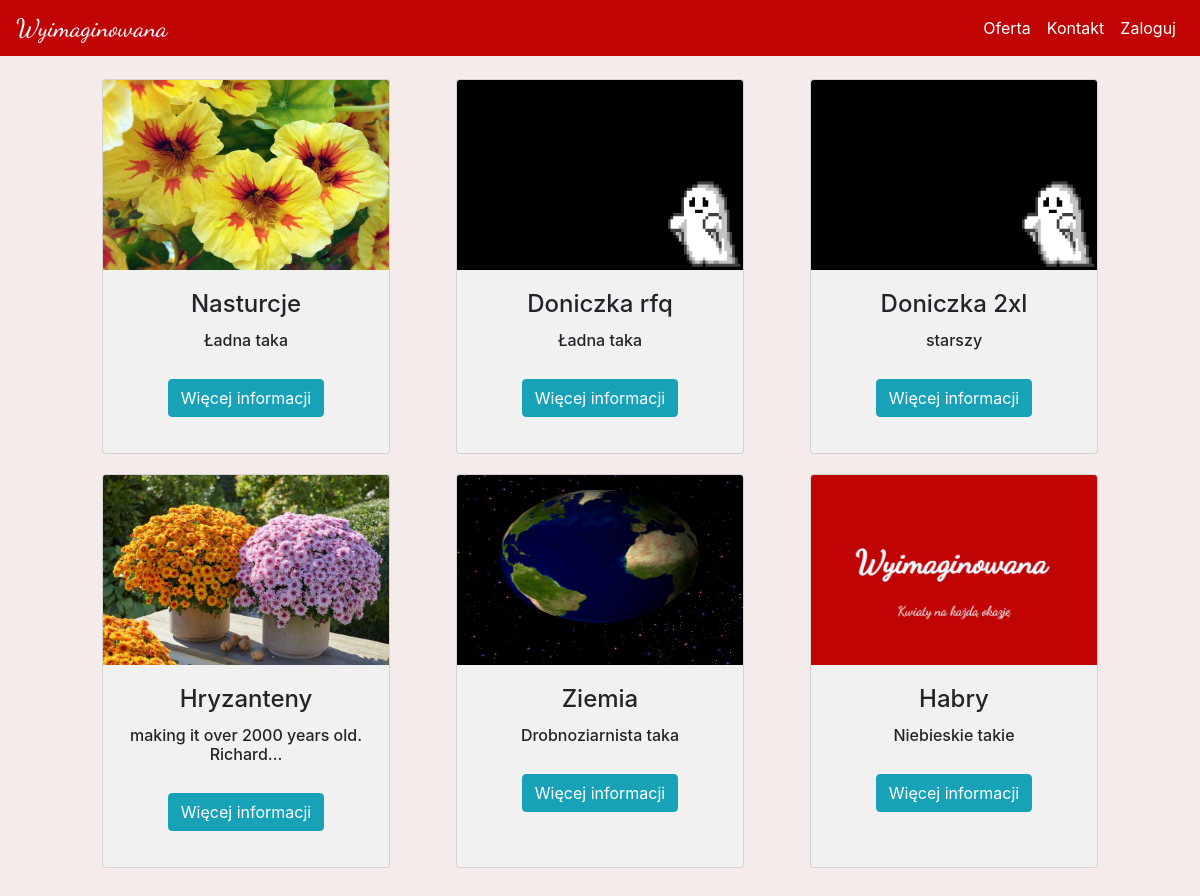
Page /oferta/Kwiaty/1 on the committed database.
### kwiaciarnia/models.py (models this page shows)
class Products(db.Model):
    id = db.Column(db.Integer(), primary_key=True)
    category = db.Column(db.Integer(), db.ForeignKey('product_category.id'))
    name = db.Column(db.String(), unique=True)
    description = db.Column(db.String())
    price = db.Column(db.Integer())

### kwiaciarnia/routes.py (the view, shortened to what this page needs)
@app.route('/oferta/<cat_name>/<id>', methods=["GET", "POST"])
def products(cat_name, id):
    products = Products.query.filter_by(category=id).all()
    products_category = Product_category.query.filter_by(name=cat_name).first()
    form = OrderForm()
    return render_template('products.html', products=products, products_category=products_category, form=form)

### kwiaciarnia/templates/products.html (shortened to what this page needs)
{% extends 'base.html' %}
{% block content %}
<div class="scrollmenu scrolly">
  {% for product in products %}
    <div class="card max-height padding-btm" style="width: 18rem;">
      {% if product.category == products_category.id %}
        <img class="card-img-top card-colour img-size" src="/static/uploads/products/{{product.id}}.png" alt="{{product.name}}" onerror="this.onerror=null;this.src='/static/uploads/logo/filler.png';">
      {% endif %}
      <div class="card-body padding-btm">
        <h4 class="card-title">{{product.name}}</h4>
        <h6 class="card-text">{{product.description|truncate(50)}}</h6>
        <button type="button" class="btn btn-info" data-toggle="modal" data-target="#Modal-MoreInfo-{{ product.id }}">
          Więcej informacji
        </button>
      </div>
    </div>
  {% endfor %}
</div>
{% endblock %}

### kwiaciarnia/templates/base.html (shortened to what this page needs)
<!doctype html>
<html lang="en">
  <head>
    <link rel="stylesheet" href="https://cdn.jsdelivr.net/npm/bootstrap@4.3.1/dist/css/bootstrap.min.css">
    <link rel="stylesheet" href="{{ url_for('static', filename='styles/main.css') }}">
  </head>
  <body>
    <div id="uno">
      {% include 'includes/navbar.html' %}
    </div>
    <div id="duo" class="position-relative overflow-hidden p-3 p-md-5 m-md-3 text-center">
      {% block content %}
      {% endblock %}
    </div>
  </body>
</html>

### kwiaciarnia/templates/includes/navbar.html (shortened to what this page needs)
<nav class="navbar navbar-expand-md nav_bar navbar-dark ">
    <a class="navbar-brand" href="{{ url_for('home') }}">{% include 'includes/logo.html' %}</a>
    <div class="collapse navbar-collapse" id="navbarNav">
      <ul class="navbar-nav ml-auto">
        <li class="nav-item active">
            <a class="nav-link" href="{{ url_for('products_categories') }}">Oferta</a>
        </li>
        <li class="nav-item active">
            <a class="nav-link" href="{{ url_for('contact') }}">Kontakt</a>
        </li>
        {% if current_user.is_authenticated  %}
            <li class="nav-item active">
                <a class="nav-link" href="#">@{{current_user.username}}</a>
            </li>
            <li class="nav-item active">
                <a class="nav-link" href="{{ url_for('logout') }}">Wyloguj</a>
            </li>
        {% else %}
            <li class="nav-item active">
                <a class="nav-link" href="{{ url_for('login') }}">Zaloguj</a>
            </li>
        {% endif %}
      </ul>
    </div>
</nav>

### kwiaciarnia/templates/includes/logo.html (shortened to what this page needs)
<h1 id="top">  Wyimaginowana</h1>

### kwiaciarnia/static/styles/main.css (style rules this page uses)
.nav_bar { background-color: #C00404; color: black; position: fixed; top: 0; width: 100%; z-index: 1; }
body { background-color: #f5ebeb; }
.scrolly { display: flex; flex-wrap: wrap; padding: 5px; }
.scrolly > div { background-color: #f1f1f1; width: 100px; margin: 10px; text-align: center; line-height: 75px; font-size: 30px; margin-left: auto; margin-right: auto; }
.img-size { width: 286px; height: 190px; }

### kwiaciarnia/templates/includes/logo.html (style rules this page uses)
h1 { background-color: #C00404; color: aliceblue; font-family: 'Dancing Script', cursive; font-size: 25px; margin-bottom: 0; }

### rows in the picture
Products: shows a picture, name "Nasturcje", description "Ładna taka"
Products: name "Doniczka rfq", description "Ładna taka"
Products: name "Doniczka 2xl", description "starszy"
Products: shows a picture, name "Hryzanteny", description "making it over 2000 years old. Richard..."
Products: shows a picture, name "Ziemia", description "Drobnoziarnista taka"
Products: shows a picture, name "Habry", description "Niebieskie takie"
